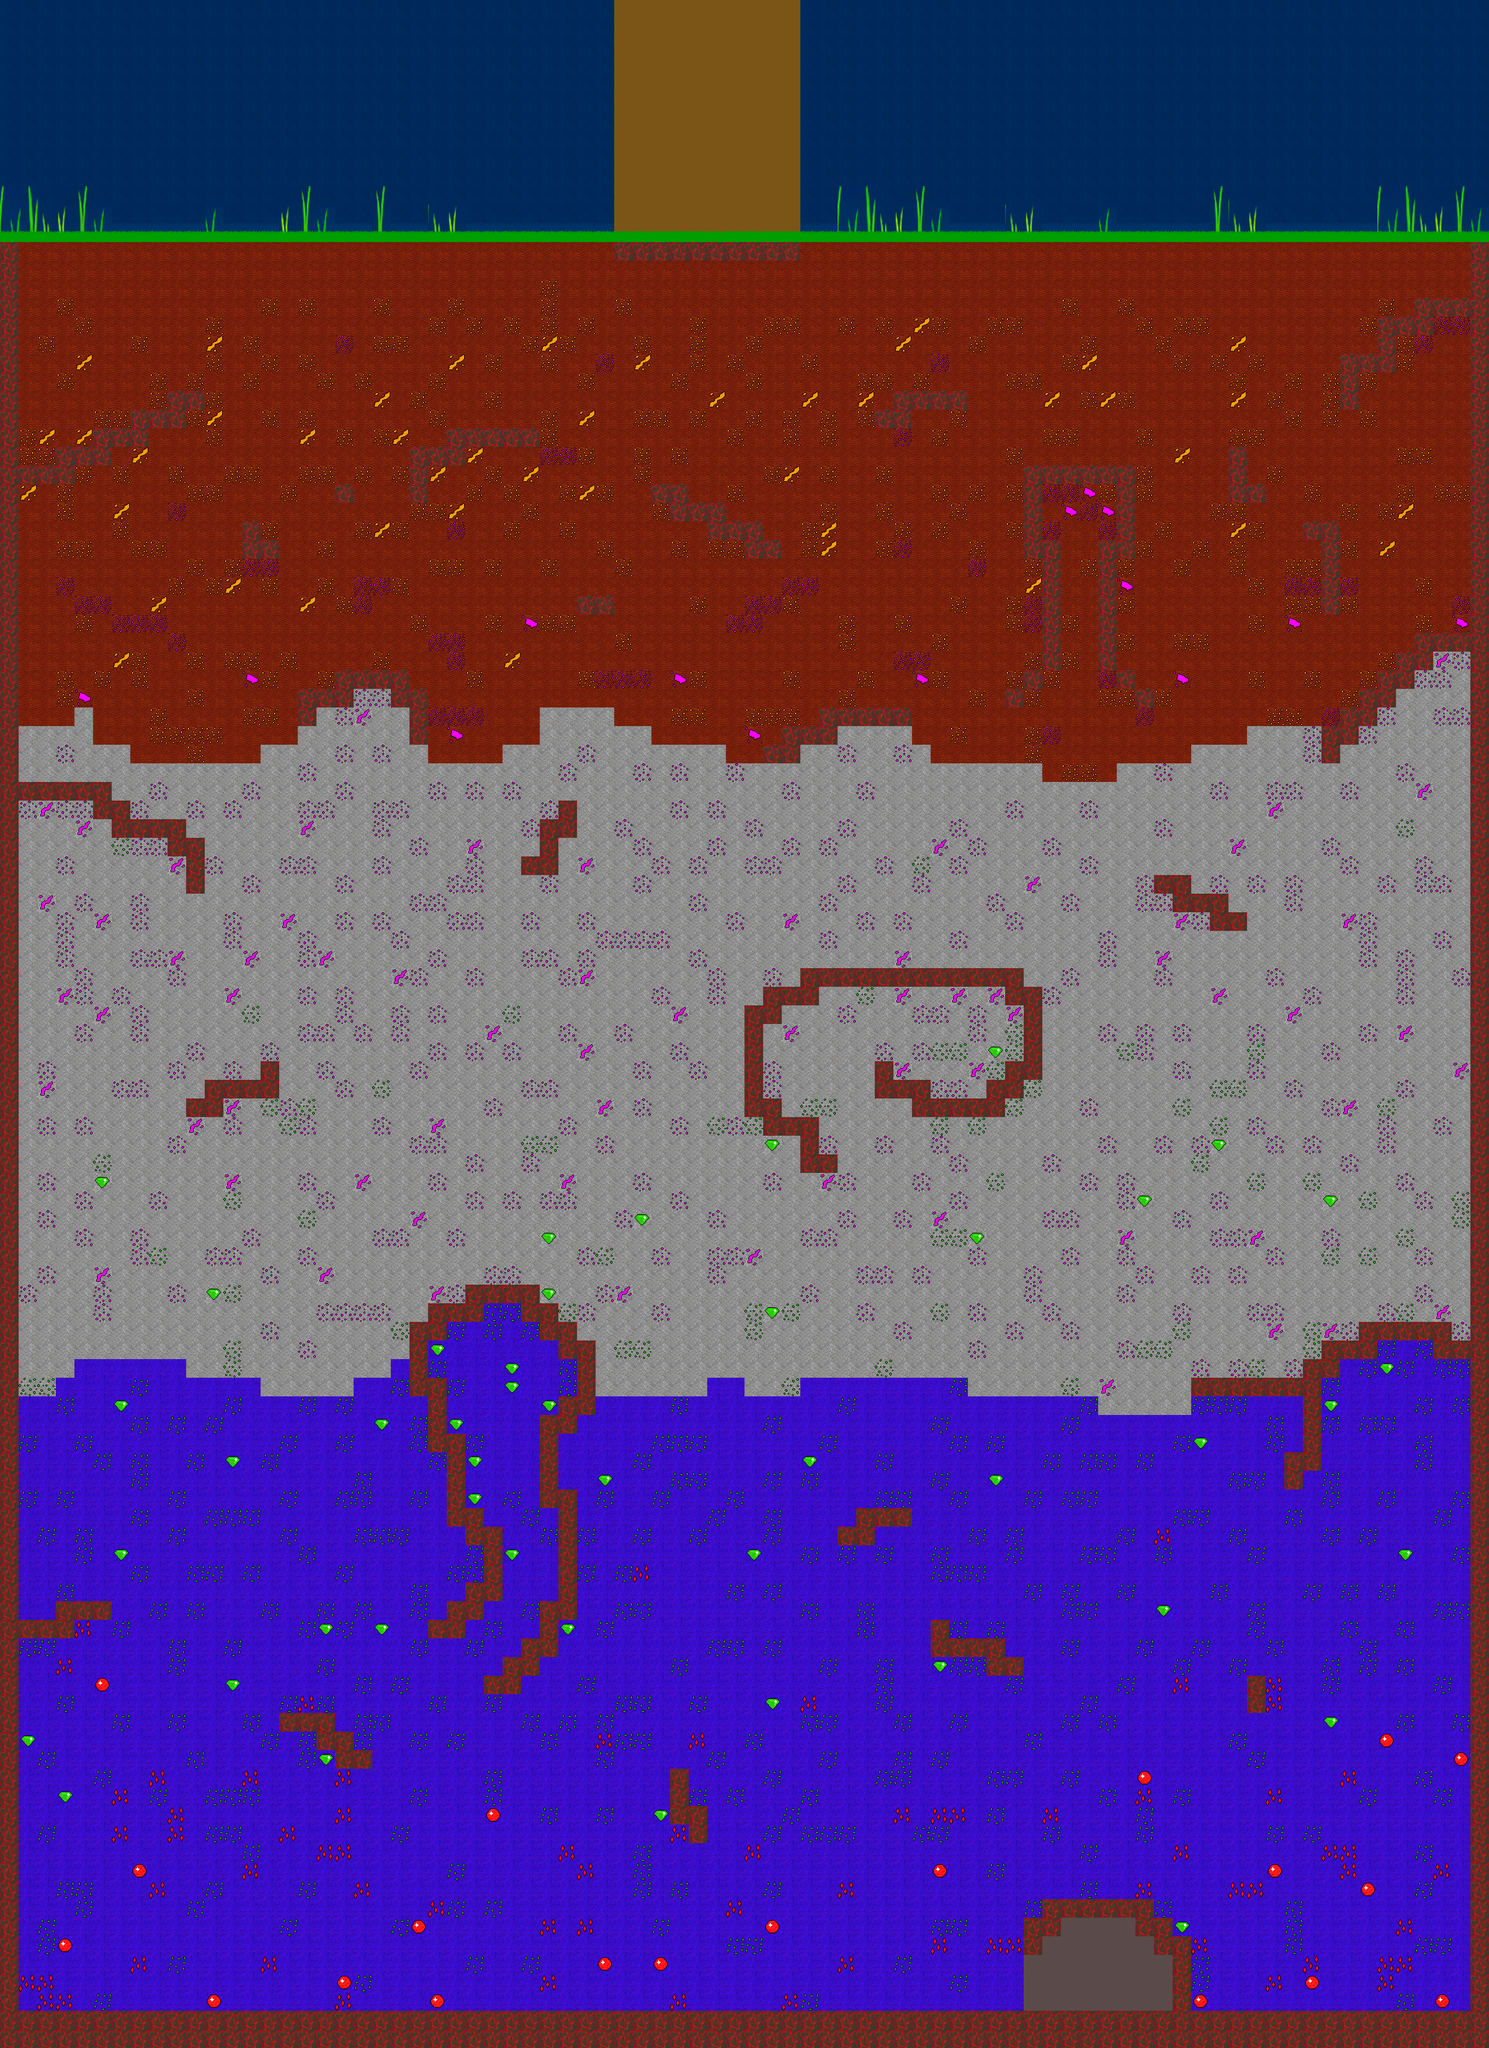

Rendered tile map (Tiled .tmx) drawn with the repository's tilesets; below, a short description and the map source with its tile grids summarised:
An orthogonal 80x110 tile map with 32x32 px tiles, 8 tile layers (Collision_TL, Background_TL, Terrain_TL, Sprite_TL, ...), 7 tilesets and 5 objects (InZone, ShopZone, WinZone, SpawnSeller).

<map version="1.0" orientation="orthogonal" renderorder="right-down" width="80" height="110" tilewidth="32" tileheight="32" nextobjectid="8">
 <tileset firstgid="1" name="collision_set" tilewidth="32" tileheight="32" tilecount="50">
  <image source="img/collision_set.png" width="160" height="320" />
 </tileset>
 <tileset firstgid="51" name="terain_set" tilewidth="32" tileheight="32" tilecount="36">
  <image source="img/TilesBase.png" width="192" height="192" />
 </tileset>
 <tileset firstgid="87" name="GrassBackground" tilewidth="32" tileheight="32" tilecount="18">
  <image source="img/Grass.png" width="211" height="97" />
 </tileset>
 <tileset firstgid="105" name="Vase" tilewidth="32" tileheight="32" tilecount="896">
  <image source="img/Vase.png" width="1024" height="896" />
 </tileset>
 <tileset firstgid="1001" name="Pipe" tilewidth="32" tileheight="32" tilecount="6">
  <image source="img/Pipe.png" width="64" height="96" />
 </tileset>
 <tileset firstgid="1007" name="Tree" tilewidth="32" tileheight="32" tilecount="1386">
  <image source="img/Tree.png" width="2016" height="704" />
 </tileset>
 <tileset firstgid="2393" name="PoissonBackground" tilewidth="32" tileheight="32" tilecount="405">
  <image source="img/Poisson.png" width="864" height="480" />
 </tileset>
 <layer name="Collision_TL" width="80" height="110">
  <data>[8800 cells, 7830 non-empty, 6 distinct tile ids]</data>
 </layer>
 <layer name="Background_TL" width="80" height="110">
  <data>[8800 cells, 8800 non-empty, 1496 distinct tile ids]</data>
 </layer>
 <layer name="Terrain_TL" width="80" height="110">
  <data>[8800 cells, 7806 non-empty, 17 distinct tile ids]</data>
 </layer>
 <layer name="Sprite_TL" width="80" height="110">
  <data>[8800 cells, 0 non-empty, 0 distinct tile ids]</data>
 </layer>
 <layer name="SpriteHUD_TL" width="80" height="110">
  <data>[8800 cells, 0 non-empty, 0 distinct tile ids]</data>
 </layer>
 <layer name="Upper_TL" width="80" height="110">
  <data>[8800 cells, 0 non-empty, 0 distinct tile ids]</data>
 </layer>
 <layer name="GameHUD_TL" width="80" height="110">
  <data>[8800 cells, 0 non-empty, 0 distinct tile ids]</data>
 </layer>
 <layer name="Menu_TL" width="80" height="110">
  <data>[8800 cells, 0 non-empty, 0 distinct tile ids]</data>
 </layer>
 <objectgroup name="IOZone_OL">
  <object id="1" name="InZone" type="InZone" x="909.167" y="301" width="83.5" height="88">
   <properties>
    <property name="StartPoint" value="InZone_01" />
   </properties>
  </object>
  <object id="2" name="ShopZone" x="1088.67" y="255.333" width="256" height="157.667" />
 </objectgroup>
 <objectgroup name="Sprite_OL">
  <object id="3" name="WinZone" type="WinZone" x="1821.33" y="3327.33" width="133.667" height="128.667" />
  <object id="4" x="545" y="334" height="19" />
  <object id="6" name="SpawnSeller" x="1200.67" y="347.333" width="30.6667" height="57.3333" />
 </objectgroup>
</map>
